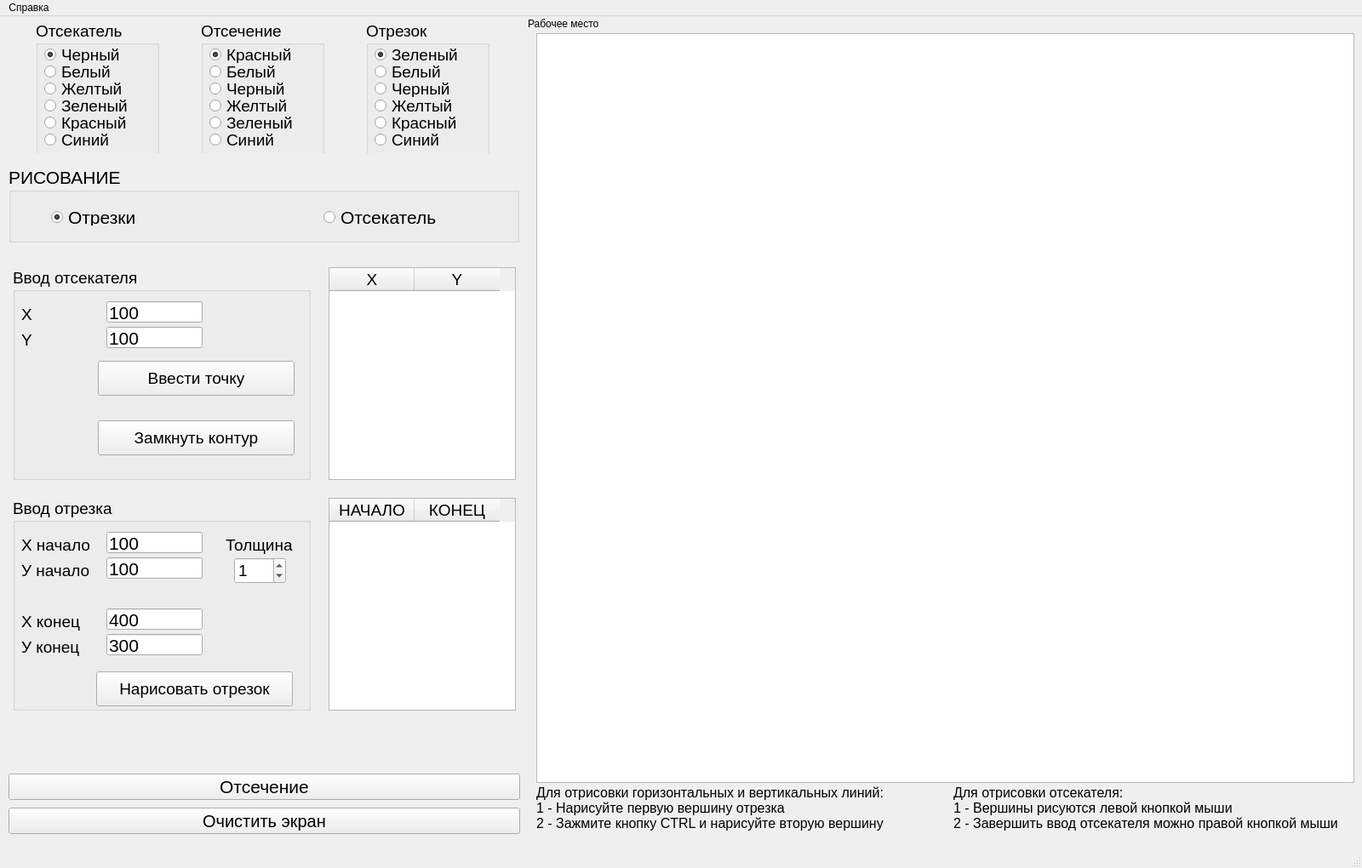
<?xml version="1.0" encoding="UTF-8"?>
<ui version="4.0">
 <class>MainWindow</class>
 <widget class="QMainWindow" name="MainWindow">
  <property name="geometry">
   <rect>
    <x>0</x>
    <y>0</y>
    <width>1600</width>
    <height>1020</height>
   </rect>
  </property>
  <property name="minimumSize">
   <size>
    <width>1600</width>
    <height>1020</height>
   </size>
  </property>
  <property name="maximumSize">
   <size>
    <width>1600</width>
    <height>1020</height>
   </size>
  </property>
  <property name="windowTitle">
   <string>Козлова Ирина, ИУ7-42Б, Лабораторная работа 9</string>
  </property>
  <widget class="QWidget" name="centralwidget">
   <widget class="QWidget" name="verticalLayoutWidget">
    <property name="geometry">
     <rect>
      <x>0</x>
      <y>280</y>
      <width>621</width>
      <height>551</height>
     </rect>
    </property>
    <layout class="QVBoxLayout" name="verticalLayout">
     <item>
      <layout class="QHBoxLayout" name="horizontalLayout_9">
       <item>
        <widget class="QGroupBox" name="groupBoxChooseBG_8">
         <property name="minimumSize">
          <size>
           <width>350</width>
           <height>250</height>
          </size>
         </property>
         <property name="maximumSize">
          <size>
           <width>350</width>
           <height>250</height>
          </size>
         </property>
         <property name="font">
          <font>
           <pointsize>14</pointsize>
          </font>
         </property>
         <property name="title">
          <string>Ввод отсекателя </string>
         </property>
         <widget class="QLabel" name="label_2">
          <property name="geometry">
           <rect>
            <x>10</x>
            <y>70</y>
            <width>101</width>
            <height>31</height>
           </rect>
          </property>
          <property name="text">
           <string>Y</string>
          </property>
         </widget>
         <widget class="QLabel" name="label_3">
          <property name="geometry">
           <rect>
            <x>10</x>
            <y>40</y>
            <width>101</width>
            <height>31</height>
           </rect>
          </property>
          <property name="text">
           <string>Х</string>
          </property>
         </widget>
         <widget class="QLineEdit" name="lineEdit_x">
          <property name="geometry">
           <rect>
            <x>110</x>
            <y>40</y>
            <width>113</width>
            <height>25</height>
           </rect>
          </property>
          <property name="font">
           <font>
            <pointsize>16</pointsize>
           </font>
          </property>
          <property name="text">
           <string>100</string>
          </property>
         </widget>
         <widget class="QLineEdit" name="lineEdit_y">
          <property name="geometry">
           <rect>
            <x>110</x>
            <y>70</y>
            <width>113</width>
            <height>25</height>
           </rect>
          </property>
          <property name="font">
           <font>
            <pointsize>16</pointsize>
           </font>
          </property>
          <property name="text">
           <string>100</string>
          </property>
         </widget>
         <widget class="QPushButton" name="pushButton_draw_rest">
          <property name="geometry">
           <rect>
            <x>100</x>
            <y>110</y>
            <width>231</width>
            <height>41</height>
           </rect>
          </property>
          <property name="text">
           <string>Ввести точку</string>
          </property>
         </widget>
         <widget class="QPushButton" name="pushButton_draw_rest_2">
          <property name="geometry">
           <rect>
            <x>100</x>
            <y>180</y>
            <width>231</width>
            <height>41</height>
           </rect>
          </property>
          <property name="text">
           <string>Замкнуть контур</string>
          </property>
         </widget>
        </widget>
       </item>
       <item>
        <widget class="QTableWidget" name="table_rust">
         <property name="minimumSize">
          <size>
           <width>220</width>
           <height>250</height>
          </size>
         </property>
         <property name="maximumSize">
          <size>
           <width>220</width>
           <height>250</height>
          </size>
         </property>
         <column>
          <property name="text">
           <string>X</string>
          </property>
          <property name="font">
           <font>
            <pointsize>14</pointsize>
           </font>
          </property>
         </column>
         <column>
          <property name="text">
           <string>Y</string>
          </property>
          <property name="font">
           <font>
            <pointsize>14</pointsize>
           </font>
          </property>
         </column>
        </widget>
       </item>
      </layout>
     </item>
     <item>
      <layout class="QHBoxLayout" name="horizontalLayout_11">
       <item>
        <widget class="QGroupBox" name="groupBoxChooseBG_9">
         <property name="minimumSize">
          <size>
           <width>350</width>
           <height>250</height>
          </size>
         </property>
         <property name="maximumSize">
          <size>
           <width>350</width>
           <height>250</height>
          </size>
         </property>
         <property name="font">
          <font>
           <pointsize>14</pointsize>
          </font>
         </property>
         <property name="title">
          <string>Ввод отрезка</string>
         </property>
         <widget class="QLabel" name="label_6">
          <property name="geometry">
           <rect>
            <x>10</x>
            <y>70</y>
            <width>101</width>
            <height>31</height>
           </rect>
          </property>
          <property name="text">
           <string>У начало</string>
          </property>
         </widget>
         <widget class="QLabel" name="label_7">
          <property name="geometry">
           <rect>
            <x>10</x>
            <y>40</y>
            <width>101</width>
            <height>31</height>
           </rect>
          </property>
          <property name="text">
           <string>Х начало</string>
          </property>
         </widget>
         <widget class="QLabel" name="label_8">
          <property name="geometry">
           <rect>
            <x>10</x>
            <y>160</y>
            <width>101</width>
            <height>31</height>
           </rect>
          </property>
          <property name="text">
           <string>У конец</string>
          </property>
         </widget>
         <widget class="QLabel" name="label_9">
          <property name="geometry">
           <rect>
            <x>10</x>
            <y>130</y>
            <width>101</width>
            <height>31</height>
           </rect>
          </property>
          <property name="text">
           <string>Х конец</string>
          </property>
         </widget>
         <widget class="QLineEdit" name="lineEdit_5">
          <property name="geometry">
           <rect>
            <x>110</x>
            <y>40</y>
            <width>113</width>
            <height>25</height>
           </rect>
          </property>
          <property name="font">
           <font>
            <pointsize>16</pointsize>
           </font>
          </property>
          <property name="text">
           <string>100</string>
          </property>
         </widget>
         <widget class="QLineEdit" name="lineEdit_6">
          <property name="geometry">
           <rect>
            <x>110</x>
            <y>70</y>
            <width>113</width>
            <height>25</height>
           </rect>
          </property>
          <property name="font">
           <font>
            <pointsize>16</pointsize>
           </font>
          </property>
          <property name="text">
           <string>100</string>
          </property>
         </widget>
         <widget class="QLineEdit" name="lineEdit_7">
          <property name="geometry">
           <rect>
            <x>110</x>
            <y>160</y>
            <width>113</width>
            <height>25</height>
           </rect>
          </property>
          <property name="font">
           <font>
            <pointsize>16</pointsize>
           </font>
          </property>
          <property name="text">
           <string>300</string>
          </property>
         </widget>
         <widget class="QLineEdit" name="lineEdit_8">
          <property name="geometry">
           <rect>
            <x>110</x>
            <y>130</y>
            <width>113</width>
            <height>25</height>
           </rect>
          </property>
          <property name="font">
           <font>
            <pointsize>16</pointsize>
           </font>
          </property>
          <property name="text">
           <string>400</string>
          </property>
         </widget>
         <widget class="QPushButton" name="pushButton_draw_line">
          <property name="geometry">
           <rect>
            <x>98</x>
            <y>204</y>
            <width>231</width>
            <height>41</height>
           </rect>
          </property>
          <property name="text">
           <string>Нарисовать отрезок</string>
          </property>
         </widget>
         <widget class="QLabel" name="label_11">
          <property name="geometry">
           <rect>
            <x>250</x>
            <y>40</y>
            <width>101</width>
            <height>31</height>
           </rect>
          </property>
          <property name="text">
           <string>Толщина</string>
          </property>
         </widget>
         <widget class="QSpinBox" name="spinBox_w">
          <property name="geometry">
           <rect>
            <x>260</x>
            <y>70</y>
            <width>61</width>
            <height>31</height>
           </rect>
          </property>
          <property name="value">
           <number>1</number>
          </property>
         </widget>
        </widget>
       </item>
       <item>
        <widget class="QTableWidget" name="table_line">
         <property name="minimumSize">
          <size>
           <width>220</width>
           <height>250</height>
          </size>
         </property>
         <property name="maximumSize">
          <size>
           <width>220</width>
           <height>250</height>
          </size>
         </property>
         <column>
          <property name="text">
           <string>НАЧАЛО</string>
          </property>
          <property name="font">
           <font>
            <pointsize>14</pointsize>
           </font>
          </property>
         </column>
         <column>
          <property name="text">
           <string>КОНЕЦ</string>
          </property>
          <property name="font">
           <font>
            <pointsize>14</pointsize>
           </font>
          </property>
         </column>
        </widget>
       </item>
      </layout>
     </item>
     <item>
      <layout class="QHBoxLayout" name="horizontalLayout_10"/>
     </item>
    </layout>
   </widget>
   <widget class="QGraphicsView" name="graphicsView">
    <property name="geometry">
     <rect>
      <x>630</x>
      <y>20</y>
      <width>961</width>
      <height>881</height>
     </rect>
    </property>
   </widget>
   <widget class="QPushButton" name="pushButton_clean">
    <property name="geometry">
     <rect>
      <x>10</x>
      <y>930</y>
      <width>601</width>
      <height>31</height>
     </rect>
    </property>
    <property name="minimumSize">
     <size>
      <width>0</width>
      <height>30</height>
     </size>
    </property>
    <property name="font">
     <font>
      <pointsize>15</pointsize>
     </font>
    </property>
    <property name="text">
     <string>Очистить экран</string>
    </property>
   </widget>
   <widget class="QLabel" name="label">
    <property name="geometry">
     <rect>
      <x>620</x>
      <y>0</y>
      <width>131</width>
      <height>17</height>
     </rect>
    </property>
    <property name="text">
     <string>Рабочее место</string>
    </property>
   </widget>
   <widget class="QWidget" name="horizontalLayoutWidget">
    <property name="geometry">
     <rect>
      <x>-1</x>
      <y>-1</y>
      <width>621</width>
      <height>162</height>
     </rect>
    </property>
    <layout class="QHBoxLayout" name="horizontalLayout">
     <item>
      <widget class="QGroupBox" name="groupBoxChooseREST">
       <property name="minimumSize">
        <size>
         <width>145</width>
         <height>160</height>
        </size>
       </property>
       <property name="maximumSize">
        <size>
         <width>145</width>
         <height>150</height>
        </size>
       </property>
       <property name="font">
        <font>
         <pointsize>14</pointsize>
        </font>
       </property>
       <property name="title">
        <string>Отсекатель</string>
       </property>
       <widget class="QRadioButton" name="radioButtonWhite_rest">
        <property name="geometry">
         <rect>
          <x>10</x>
          <y>50</y>
          <width>166</width>
          <height>20</height>
         </rect>
        </property>
        <property name="text">
         <string>Белый</string>
        </property>
        <property name="checked">
         <bool>false</bool>
        </property>
       </widget>
       <widget class="QRadioButton" name="radioButtonBlack_rest">
        <property name="geometry">
         <rect>
          <x>10</x>
          <y>30</y>
          <width>166</width>
          <height>20</height>
         </rect>
        </property>
        <property name="text">
         <string>Черный</string>
        </property>
        <property name="checked">
         <bool>true</bool>
        </property>
       </widget>
       <widget class="QRadioButton" name="radioButtonRed_rest">
        <property name="geometry">
         <rect>
          <x>10</x>
          <y>110</y>
          <width>166</width>
          <height>20</height>
         </rect>
        </property>
        <property name="text">
         <string>Красный</string>
        </property>
       </widget>
       <widget class="QRadioButton" name="radioButtonYellow_rest">
        <property name="geometry">
         <rect>
          <x>10</x>
          <y>70</y>
          <width>166</width>
          <height>20</height>
         </rect>
        </property>
        <property name="text">
         <string>Желтый</string>
        </property>
       </widget>
       <widget class="QRadioButton" name="radioButtonGreen_rest">
        <property name="geometry">
         <rect>
          <x>10</x>
          <y>90</y>
          <width>181</width>
          <height>20</height>
         </rect>
        </property>
        <property name="text">
         <string>Зеленый</string>
        </property>
       </widget>
       <widget class="QRadioButton" name="radioButtonBlue_rest">
        <property name="geometry">
         <rect>
          <x>10</x>
          <y>130</y>
          <width>176</width>
          <height>20</height>
         </rect>
        </property>
        <property name="text">
         <string>Синий</string>
        </property>
       </widget>
      </widget>
     </item>
     <item>
      <widget class="QGroupBox" name="groupBoxChooserwRESULT">
       <property name="minimumSize">
        <size>
         <width>145</width>
         <height>160</height>
        </size>
       </property>
       <property name="maximumSize">
        <size>
         <width>145</width>
         <height>150</height>
        </size>
       </property>
       <property name="font">
        <font>
         <pointsize>14</pointsize>
        </font>
       </property>
       <property name="title">
        <string>Отсечение</string>
       </property>
       <widget class="QRadioButton" name="radioButtonWhite_res">
        <property name="geometry">
         <rect>
          <x>10</x>
          <y>50</y>
          <width>166</width>
          <height>20</height>
         </rect>
        </property>
        <property name="text">
         <string>Белый</string>
        </property>
        <property name="checked">
         <bool>false</bool>
        </property>
       </widget>
       <widget class="QRadioButton" name="radioButtonBlack_res">
        <property name="geometry">
         <rect>
          <x>10</x>
          <y>70</y>
          <width>166</width>
          <height>20</height>
         </rect>
        </property>
        <property name="text">
         <string>Черный</string>
        </property>
       </widget>
       <widget class="QRadioButton" name="radioButtonRed_res">
        <property name="geometry">
         <rect>
          <x>10</x>
          <y>30</y>
          <width>166</width>
          <height>20</height>
         </rect>
        </property>
        <property name="text">
         <string>Красный</string>
        </property>
        <property name="checked">
         <bool>true</bool>
        </property>
       </widget>
       <widget class="QRadioButton" name="radioButtonYellow_res">
        <property name="geometry">
         <rect>
          <x>10</x>
          <y>90</y>
          <width>166</width>
          <height>20</height>
         </rect>
        </property>
        <property name="text">
         <string>Желтый</string>
        </property>
       </widget>
       <widget class="QRadioButton" name="radioButtonGreen_res">
        <property name="geometry">
         <rect>
          <x>10</x>
          <y>110</y>
          <width>181</width>
          <height>20</height>
         </rect>
        </property>
        <property name="text">
         <string>Зеленый</string>
        </property>
       </widget>
       <widget class="QRadioButton" name="radioButtonBlue_res">
        <property name="geometry">
         <rect>
          <x>10</x>
          <y>130</y>
          <width>176</width>
          <height>20</height>
         </rect>
        </property>
        <property name="text">
         <string>Синий</string>
        </property>
       </widget>
      </widget>
     </item>
     <item>
      <widget class="QGroupBox" name="groupBoxChooseLINE">
       <property name="minimumSize">
        <size>
         <width>145</width>
         <height>160</height>
        </size>
       </property>
       <property name="maximumSize">
        <size>
         <width>145</width>
         <height>150</height>
        </size>
       </property>
       <property name="font">
        <font>
         <pointsize>14</pointsize>
        </font>
       </property>
       <property name="title">
        <string>Отрезок</string>
       </property>
       <widget class="QRadioButton" name="radioButtonWhite_line">
        <property name="geometry">
         <rect>
          <x>10</x>
          <y>50</y>
          <width>166</width>
          <height>20</height>
         </rect>
        </property>
        <property name="text">
         <string>Белый</string>
        </property>
        <property name="checked">
         <bool>false</bool>
        </property>
       </widget>
       <widget class="QRadioButton" name="radioButtonBlack_line">
        <property name="geometry">
         <rect>
          <x>10</x>
          <y>70</y>
          <width>166</width>
          <height>20</height>
         </rect>
        </property>
        <property name="text">
         <string>Черный</string>
        </property>
       </widget>
       <widget class="QRadioButton" name="radioButtonRed_line">
        <property name="geometry">
         <rect>
          <x>10</x>
          <y>110</y>
          <width>166</width>
          <height>20</height>
         </rect>
        </property>
        <property name="text">
         <string>Красный</string>
        </property>
       </widget>
       <widget class="QRadioButton" name="radioButtonYellow_line">
        <property name="geometry">
         <rect>
          <x>10</x>
          <y>90</y>
          <width>166</width>
          <height>20</height>
         </rect>
        </property>
        <property name="text">
         <string>Желтый</string>
        </property>
       </widget>
       <widget class="QRadioButton" name="radioButtonGreen_line">
        <property name="geometry">
         <rect>
          <x>10</x>
          <y>30</y>
          <width>181</width>
          <height>20</height>
         </rect>
        </property>
        <property name="text">
         <string>Зеленый</string>
        </property>
        <property name="checked">
         <bool>true</bool>
        </property>
       </widget>
       <widget class="QRadioButton" name="radioButtonBlue_line">
        <property name="geometry">
         <rect>
          <x>10</x>
          <y>130</y>
          <width>176</width>
          <height>20</height>
         </rect>
        </property>
        <property name="text">
         <string>Синий</string>
        </property>
       </widget>
      </widget>
     </item>
    </layout>
   </widget>
   <widget class="QWidget" name="horizontalLayoutWidget_2">
    <property name="geometry">
     <rect>
      <x>0</x>
      <y>170</y>
      <width>621</width>
      <height>102</height>
     </rect>
    </property>
    <layout class="QHBoxLayout" name="horizontalLayout_8">
     <item>
      <widget class="QGroupBox" name="groupBoxChooseDRAW">
       <property name="minimumSize">
        <size>
         <width>600</width>
         <height>90</height>
        </size>
       </property>
       <property name="maximumSize">
        <size>
         <width>500</width>
         <height>90</height>
        </size>
       </property>
       <property name="font">
        <font>
         <pointsize>16</pointsize>
        </font>
       </property>
       <property name="title">
        <string>РИСОВАНИЕ</string>
       </property>
       <widget class="QRadioButton" name="radioButton_draw_line">
        <property name="geometry">
         <rect>
          <x>50</x>
          <y>50</y>
          <width>166</width>
          <height>20</height>
         </rect>
        </property>
        <property name="font">
         <font>
          <pointsize>16</pointsize>
         </font>
        </property>
        <property name="text">
         <string>Отрезки</string>
        </property>
        <property name="checked">
         <bool>true</bool>
        </property>
       </widget>
       <widget class="QRadioButton" name="radioButton_draw_rest">
        <property name="geometry">
         <rect>
          <x>370</x>
          <y>50</y>
          <width>166</width>
          <height>20</height>
         </rect>
        </property>
        <property name="font">
         <font>
          <pointsize>16</pointsize>
         </font>
        </property>
        <property name="text">
         <string>Отсекатель</string>
        </property>
       </widget>
      </widget>
     </item>
    </layout>
   </widget>
   <widget class="QPushButton" name="pushButton_RES">
    <property name="geometry">
     <rect>
      <x>10</x>
      <y>890</y>
      <width>601</width>
      <height>31</height>
     </rect>
    </property>
    <property name="font">
     <font>
      <pointsize>16</pointsize>
     </font>
    </property>
    <property name="text">
     <string>Отсечение</string>
    </property>
   </widget>
   <widget class="QLabel" name="label_12">
    <property name="geometry">
     <rect>
      <x>630</x>
      <y>900</y>
      <width>471</width>
      <height>61</height>
     </rect>
    </property>
    <property name="font">
     <font>
      <pointsize>12</pointsize>
     </font>
    </property>
    <property name="text">
     <string>Для отрисовки горизонтальных и вертикальных линий:
1 - Нарисуйте первую вершину отрезка
2 - Зажмите кнопку CTRL и нарисуйте вторую вершину</string>
    </property>
   </widget>
   <widget class="QLabel" name="label_13">
    <property name="geometry">
     <rect>
      <x>1120</x>
      <y>900</y>
      <width>451</width>
      <height>61</height>
     </rect>
    </property>
    <property name="font">
     <font>
      <pointsize>12</pointsize>
     </font>
    </property>
    <property name="text">
     <string>Для отрисовки отсекателя:
1 - Вершины рисуются левой кнопкой мыши 
2 - Завершить ввод отсекателя можно правой кнопкой мыши</string>
    </property>
   </widget>
  </widget>
  <widget class="QMenuBar" name="menubar">
   <property name="geometry">
    <rect>
     <x>0</x>
     <y>0</y>
     <width>1600</width>
     <height>22</height>
    </rect>
   </property>
   <widget class="QMenu" name="menu">
    <property name="title">
     <string>Справка</string>
    </property>
    <addaction name="action"/>
   </widget>
   <addaction name="menu"/>
  </widget>
  <widget class="QStatusBar" name="statusbar"/>
  <action name="action">
   <property name="text">
    <string>О программе</string>
   </property>
  </action>
 </widget>
 <resources/>
 <connections/>
</ui>
